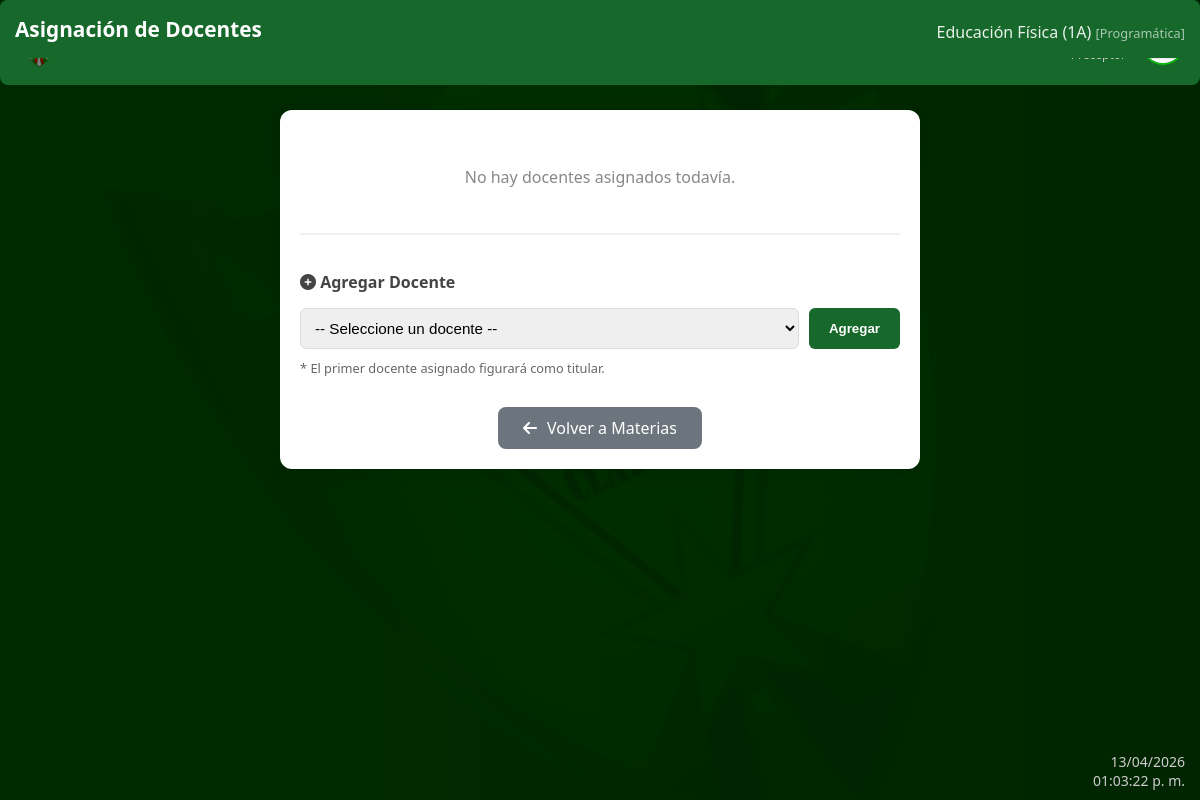
Screenshot of /docente_materia.php?id_cm=125 (signed in) with the database file from the repository.
### tables this page shows
CREATE TABLE `cursos` (
  `id_curso` int(11) NOT NULL,
  `nombre_curso` varchar(10) NOT NULL,
  `id_preceptor` int(11) DEFAULT NULL,
  `asiento_fijo` tinyint(1) DEFAULT '0'
);

CREATE TABLE `materias` (
  `id_materia` int(11) NOT NULL,
  `nombre_materia` varchar(100) NOT NULL,
  `tipo` enum('Programática','Extraprogramática') NOT NULL DEFAULT 'Programática' COMMENT 'Indica si la materia es Programática o Extraprogramática'
);

### docente_materia.php (the view, shortened to what this page needs)
<?php
require_once "conexion.php";
$id_cm = isset($_GET['id_cm']) ? intval($_GET['id_cm']) : 0;
$info = $conexion->query("
    SELECT c.nombre_curso, m.nombre_materia, m.tipo
    FROM curso_materia cm
    INNER JOIN cursos c ON cm.id_curso = c.id_curso
    INNER JOIN materias m ON cm.id_materia = m.id_materia
    WHERE cm.id_curso_materia = $id_cm
")->fetch_assoc();
$asignados = $conexion->query("
    SELECT d.id_docente, u.nombre, u.apellido
    FROM docente_materia dm
    INNER JOIN docentes d ON dm.id_docente = d.id_docente
    INNER JOIN usuarios u ON d.id_usuario = u.id_usuario
    WHERE dm.id_curso_materia = $id_cm
    ORDER BY dm.id_docente_materia ASC
")->fetch_all(MYSQLI_ASSOC);
?>
<!DOCTYPE html>
<html lang="es">
<head>
    <link rel="stylesheet" href="https://cdnjs.cloudflare.com/ajax/libs/font-awesome/6.5.0/css/all.min.css">
    <link rel="stylesheet" href="estilos.css">
</head>
<body>
    <?php include "navbar.php"; ?>
    <div class="container" style="color: #000;">
        <div class="header">
            <h2>Asignación de Docentes</h2>
            <p><?php echo htmlspecialchars($info['nombre_materia']); ?> (<?php echo htmlspecialchars($info['nombre_curso']); ?>) <span style="font-size: 0.8rem; opacity: 0.7;">[<?php echo htmlspecialchars($info['tipo'] ?: 'Programática'); ?>]</span></p>
        </div>
        <div id="lista-docentes">
            <?php if (empty($asignados)): ?>
                <p style="text-align:center; color:#888; padding:20px;">No hay docentes asignados todavía.</p>
            <?php endif; ?>
        </div>
        <div class="add-section">
            <h3><i class="fa fa-plus-circle"></i> Agregar Docente</h3>
            <div class="select-group">
                <select id="select-docente">
                    <option value="">-- Seleccione un docente --</option>
                </select>
                <button class="btn-add" onclick="agregarDocente()">Agregar</button>
            </div>
            <p style="font-size:0.8rem; color:#666; margin-top:10px;">* El primer docente asignado figurará como titular.</p>
        </div>
        <div class="footer-actions">
            <a href="materias.php" class="btn-back"><i class="fa fa-arrow-left"></i> Volver a Materias</a>
        </div>
    </div>
</body>
</html>

### estilos.css (style rules this page uses)
body { font-family:Segoe UI,Tahoma,sans-serif; margin:0; padding-top:80px; background:linear-gradient(to right,lab(10% -52.37 35.81),lab(10% -32.37 35.81)); color:#ffffff; }
.header { display:flex; justify-content:space-between; align-items:center; padding:10px 20px; background:linear-gradient(to bottom, rgba(0,0,0,0.8) 20%, rgba(255,255,255,0) 100%); backdrop-filter: blur(5px); -webkit-backdrop-filter: blur(5px); position:fixed; top:0; left:0; right:0; z-index:1000; }
a { text-decoration:none;color:inherit; }
body::before { content: ""; position: fixed; inset: 0; background: url("fotos/logo.png") no-repeat center center; background-size: contain; opacity: 0.12; transform: rotate(-25deg) scale(1.4); transform-origin: center; z-index: -1; mix-blend-mode: overlay; pointer-events: none; margin-left:120px; margin-top:80px; }

### docente_materia.php (style rules this page uses)
.container { max-width: 600px; margin: 30px auto; padding: 20px; background: #fff; border-radius: 12px; box-shadow: 0 4px 15px rgba(0,0,0,0.1); }
.header { background: #16682b; color: #fff; padding: 15px; border-radius: 8px; margin-bottom: 20px; text-align: center; }
.header h2 { margin: 0; font-size: 1.3rem; }
.header p { margin: 5px 0 0; opacity: 0.9; }
.add-section { margin-top: 25px; padding-top: 20px; border-top: 2px solid #f0f0f0; }
.add-section h3 { font-size: 1rem; margin-bottom: 15px; color: #444; }
.select-group { display: flex; gap: 10px; }
select { flex: 1; padding: 10px; border-radius: 6px; border: 1px solid #ddd; font-size: 0.95rem; }
.btn-add { background: #16682b; color: #fff; padding: 0 20px; border-radius: 6px; border: none; cursor: pointer; font-weight: bold; }
.footer-actions { margin-top: 30px; display: flex; justify-content: center; }
.btn-back { background: #6c757d; color: #fff; padding: 10px 25px; border-radius: 8px; text-decoration: none; display: inline-flex; align-items: center; gap: 10px; }

### rows the page displays
cursos: materias.nombre_materia "Educación Física", nombre_curso "1A", materias.tipo "Programática"
